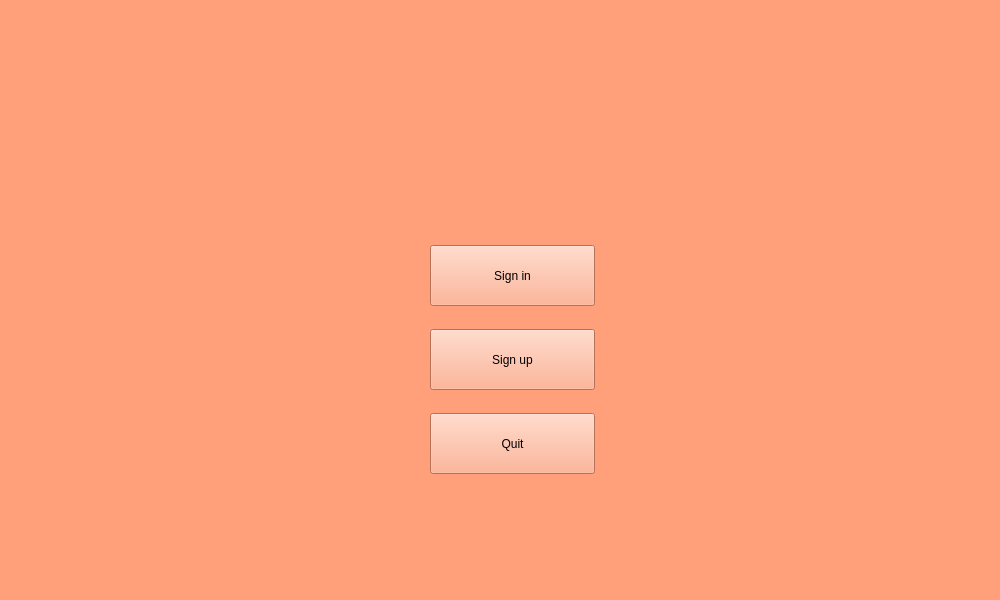
<?xml version="1.0" encoding="UTF-8"?>
<ui version="4.0">
 <class>InterafaceGui</class>
 <widget class="QMainWindow" name="InterafaceGui">
  <property name="geometry">
   <rect>
    <x>0</x>
    <y>0</y>
    <width>1000</width>
    <height>600</height>
   </rect>
  </property>
  <property name="windowTitle">
   <string>Interface</string>
  </property>
  <property name="autoFillBackground">
   <bool>false</bool>
  </property>
  <property name="styleSheet">
   <string notr="true">background-color:lightsalmon</string>
  </property>
  <widget class="QWidget" name="centralWidget">
   <widget class="QWidget" name="verticalLayoutWidget">
    <property name="geometry">
     <rect>
      <x>390</x>
      <y>210</y>
      <width>241</width>
      <height>301</height>
     </rect>
    </property>
    <layout class="QVBoxLayout" name="buttonsVerticalLayout">
     <property name="spacing">
      <number>8</number>
     </property>
     <property name="sizeConstraint">
      <enum>QLayout::SetDefaultConstraint</enum>
     </property>
     <property name="leftMargin">
      <number>40</number>
     </property>
     <property name="topMargin">
      <number>20</number>
     </property>
     <property name="rightMargin">
      <number>2</number>
     </property>
     <property name="bottomMargin">
      <number>20</number>
     </property>
     <item>
      <widget class="QPushButton" name="SignIn">
       <property name="maximumSize">
        <size>
         <width>165</width>
         <height>61</height>
        </size>
       </property>
       <property name="text">
        <string>Sign in</string>
       </property>
       <property name="icon">
        <iconset theme="image/sign_in">
         <normaloff>../../../../../../media/sf_Partage_Ubuntu</normaloff>../../../../../../media/sf_Partage_Ubuntu</iconset>
       </property>
       <property name="flat">
        <bool>false</bool>
       </property>
      </widget>
     </item>
     <item>
      <widget class="QPushButton" name="SignUp">
       <property name="maximumSize">
        <size>
         <width>165</width>
         <height>61</height>
        </size>
       </property>
       <property name="text">
        <string>Sign up</string>
       </property>
      </widget>
     </item>
     <item>
      <widget class="QPushButton" name="Quit">
       <property name="maximumSize">
        <size>
         <width>165</width>
         <height>61</height>
        </size>
       </property>
       <property name="text">
        <string>Quit</string>
       </property>
      </widget>
     </item>
    </layout>
   </widget>
   <widget class="QWidget" name="horizontalLayoutWidget">
    <property name="geometry">
     <rect>
      <x>50</x>
      <y>20</y>
      <width>851</width>
      <height>80</height>
     </rect>
    </property>
    <layout class="QHBoxLayout" name="horizontalLayout"/>
   </widget>
  </widget>
  <widget class="QStatusBar" name="statusBar"/>
 </widget>
 <layoutdefault spacing="6" margin="11"/>
 <resources/>
 <connections/>
</ui>
